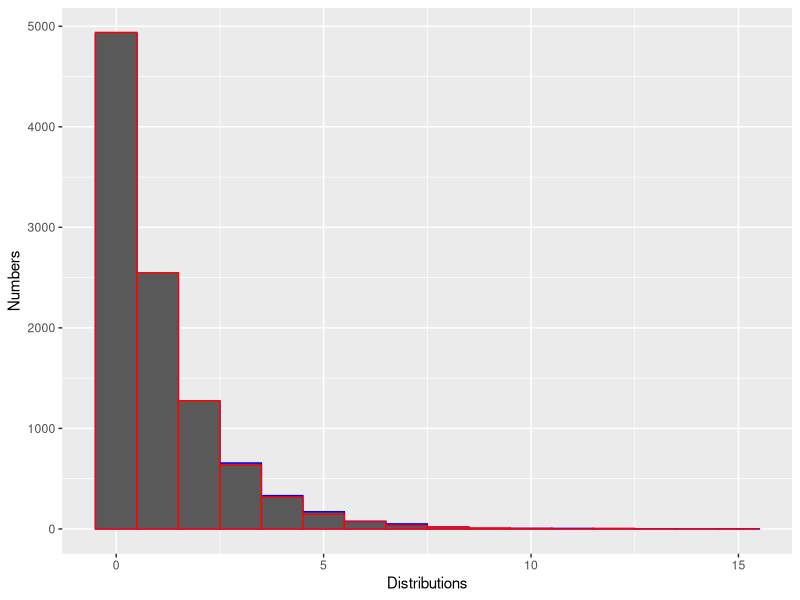
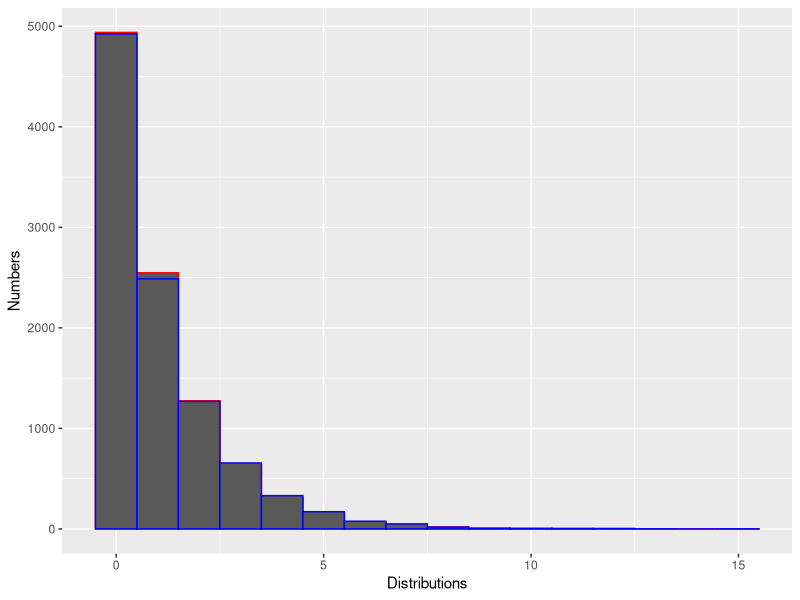
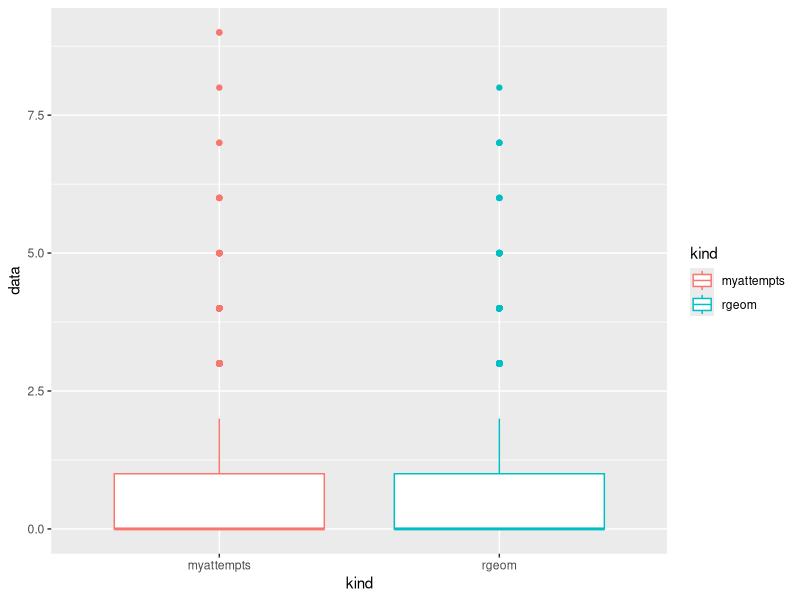
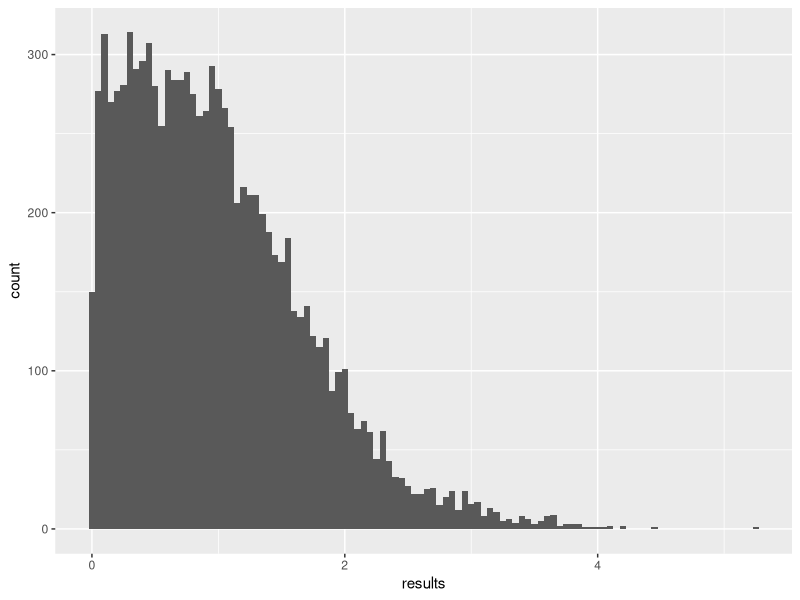
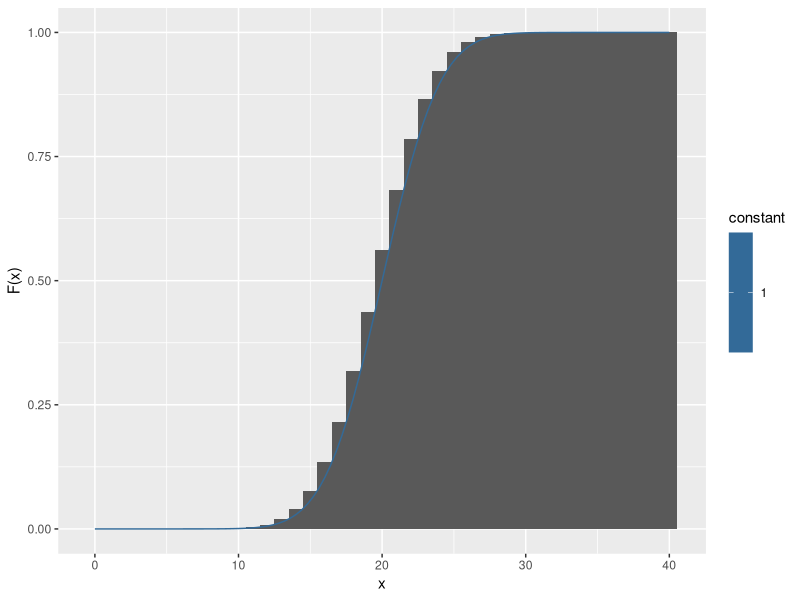
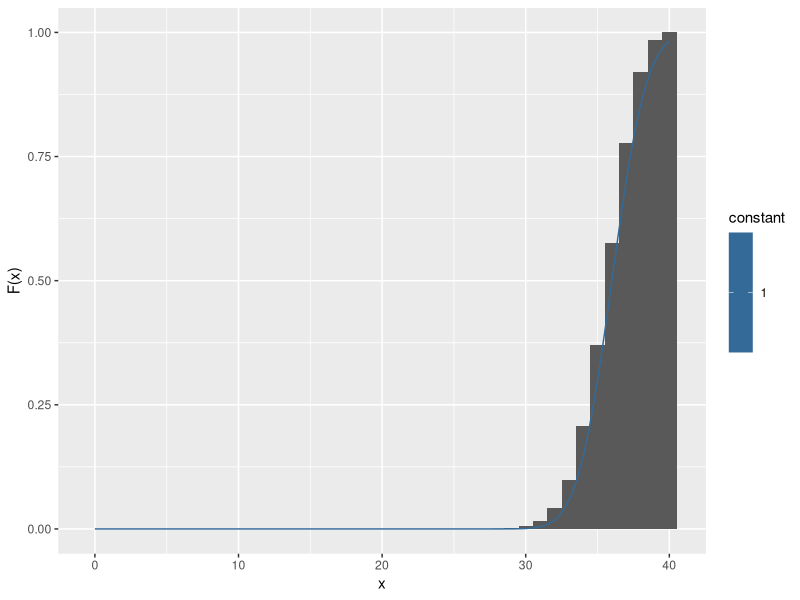
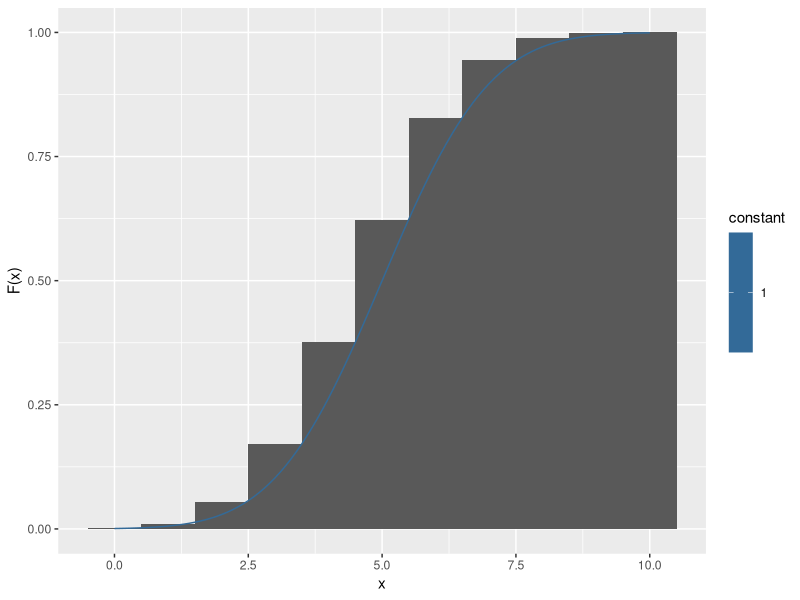
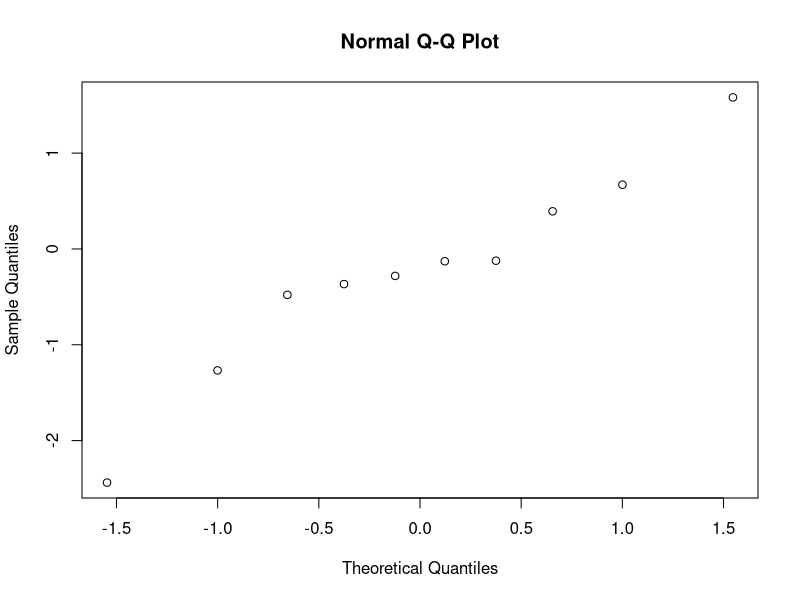

These figures' R source, in order:
## ---- chunk 1
set.seed(225)
## ---- chunk 2
mytoss<-function(p){
  return(as.numeric(runif(1)<p))
}
myattempts = function(p){ counter <- 0
while (mytoss(p) == 0){ counter <- counter + 1 }
return(counter) }

  p=0.1;
  result1=replicate(10000,myattempts(p))
  result2=rgeom(10000,p)
  max1=max(result1)
  max2=max(result2)
  m_length=max(max1,max2)
  record1=rep(1,m_length+1)
  record2=rep(1,m_length+1)
  for(i in 0:m_length){
    record1[i+1]=mean(as.numeric(result1==i))
  }
  for(i in 0:m_length){
    record2[i+1]=mean(as.numeric(result2==i))
  }
  record3=dgeom(0:m_length,p)
  df1=data.frame(number=0:m_length,myattempts=record1,rgeom=record2,dgeom=record3)
  df1[1:6,]
## ---- chunk 3
  p=0.3;
  result1=replicate(10000,myattempts(p))
  result2=rgeom(10000,p)
  v_mean=c(mean(result1),mean(result2))
  v_sd=c(sd(result1),sd(result2))
  v_median=c(median(result1),median(result2))
  df2=data.frame(mean=v_mean,std=v_sd,median=v_median)
  rownames(df2)<-c('myattempts','rgeom')
  df2
## ---- chunk 4
  library("ggplot2")
  p=0.5;
  result1=replicate(10000,myattempts(p))
  result2=rgeom(10000,p)
  df3=data.frame(myattempts=result1,rgeom=result2)
  #df3[1:6,]
  pic1=ggplot(df3)+
    geom_histogram(aes(x=df3[,1]),color="blue",binwidth=1)+
    geom_histogram(aes(x=df3[,2]),color="red",binwidth=1)+
    xlab("Distributions")+ylab("Numbers")
  pic1
  pic2=ggplot(df3)+
    geom_histogram(aes(x=df3[,2]),color="red",binwidth=1)+
    geom_histogram(aes(x=df3[,1]),color="blue",binwidth=1)+
    xlab("Distributions")+ylab("Numbers")
  pic2
## ---- chunk 5
  p=0.7;
  result1=replicate(10000,myattempts(p))
  result2=rgeom(10000,p)
  df4=data.frame(data=c(result1,result2),kind=c(rep('myattempts',length(result1)),rep('rgeom',length(result2))))
  pic=ggplot(df4)+
    geom_boxplot(aes(kind,data,color=kind))
  pic

## ---- chunk 6
  generate<-function(){
    x=0
    for(i in 1:10){
      x=runif(1,0,1+x)
    }
    return(x)
  }
  m_x<-replicate(10000,generate())
  print(mean(m_x))
  df=data.frame(results=m_x)
  pic=ggplot(df)+
    geom_histogram(aes(x=results),binwidth=0.05)
  pic
## ---- chunk 7
cat(pgamma(10,2.5,scale=5))
## ---- chunk 8
cat(1-pgamma(5,2.5,scale=5))
## ---- chunk 9
cat(pgamma(9,2.5,scale=5)-pgamma(7,2.5,scale=5))
## ---- chunk 10
cat(qgamma(0.95,2.5,scale=5))
## ---- chunk 11
drawpic<-function(n,p){
  ave=n*p
  std=sqrt(n*p*(1-p))
  bino<-pbinom(0:n,n,p)
  normal<-pnorm(seq(0,n,n/100),ave,std)
  constant1=rep(1,n+1)
  constant2=rep(1,101)
  df1=data.frame(number=0:n,binomial=bino,constant=constant1)
  df2=data.frame(x=seq(0,n,n/100),normal=normal,constant=constant2)
  pic<-ggplot()+
    geom_col(data=df1,aes(x=number,y=binomial,width=1.0))+
    #geom_line(data=df1,aes(x=number,y=binomial,color=constant))+
    geom_line(data=df2,aes(x=x,y=normal,color=constant))+
    xlab('x')+ylab('F(x)')
  return(pic)
}

pic1<-drawpic(40,0.5)
pic1
pic2<-drawpic(40,0.9)
pic2
pic3<-drawpic(10,0.5)
pic3
## ---- chunk 12
normtest<-function(size){
  x=rnorm(size,0,1);
  pic=qqnorm(x);
  return(pic)
}
pic1<-normtest(10)
pic1
pic2<-normtest(20)
pic2
pic3<-normtest(40)
pic3
pic4<-normtest(100)
pic4
pic5<-normtest(400)
pic5
## ---- chunk 13
num=100000
n=100

x=rexp(num,1)
Fx=pexp(x,1)
bin=(0:n)/n
bin_Fx=rep(1,n)
for(i in 1:n){
  bin_Fx[i]=mean(Fx>=bin[i]&Fx<bin[i+1])
}
df=data.frame(x=(0:(n-1))/n+1/(2*n),Fx=bin_Fx)
pic1<-ggplot(df)+
  geom_col(aes(x=x,y=Fx))+
  labs(title=bquote('Exponent'))
pic1

x=rnorm(num,0,1)
Fx=pnorm(x,0,1)
bin=(0:n)/n
bin_Fx=rep(1,n)
for(i in 1:n){
  bin_Fx[i]=mean(Fx>=bin[i]&Fx<bin[i+1])
}
df=data.frame(x=(0:(n-1))/n+1/(2*n),Fx=bin_Fx)
pic2<-ggplot(df)+
  geom_col(aes(x=x,y=Fx))+
  labs(title=bquote('Normal'))
pic2

x=rgamma(num,2.5,scale=5)
Fx=pgamma(x,2.5,scale=5)
bin=(0:n)/n
bin_Fx=rep(1,n)
for(i in 1:n){
  bin_Fx[i]=mean(Fx>=bin[i]&Fx<bin[i+1])
}
df=data.frame(x=(0:(n-1))/n+1/(2*n),Fx=bin_Fx)
pic3<-ggplot(df)+
  geom_col(aes(x=x,y=Fx))+
  labs(title=bquote('Gamma'))
pic3
## ---- chunk 14
alpha=0.3
x1=rexp(10000,1)
x2=rexp(10000,1)
x=x1+x2
x_alpha=x^alpha
#cat(x1[1],x2[1],x[1],x_alpha[1])
qqnorm(x_alpha)
